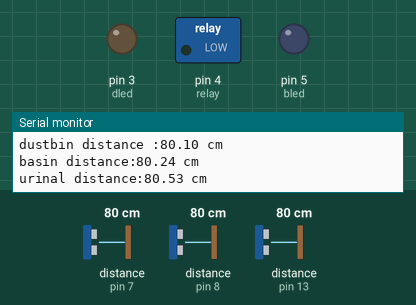
This sketch was run on a simulated Arduino Uno, built with avr-gcc and run on an emulated ATmega328P. On the bench: switched loads named in the sketch (green lamp = pin HIGH), output pins drawn as LEDs (lit = HIGH), the last lines printed to the serial monitor. Wiring (inferred from the names in the program): 3 × ultrasonic range finder: trigger pin 2, echo pin 7 / trigger pin 9, echo pin 13 / trigger pin 12, echo pin 8. The test bench sets the inputs (shaded band); at power-on: distance to the obstacle (sensors on pin 7, pin 8, pin 13) 80 cm. The echo pulse lasts 58.3 µs per cm; pins used as bus, display or sensor lines are not drawn.

Above: at 1.8 s.
1.9 s: distance to the obstacle (sensor on pin 7) set to 8 cm
6.0 s: distance to the obstacle (sensor on pin 7) set to 5 cm
At 9.9 s:
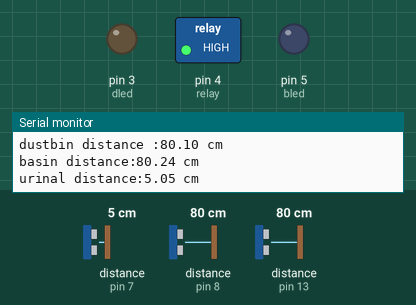
10.1 s: distance to the obstacle (sensor on pin 8) set to 10 cm
14.2 s: distance to the obstacle (sensor on pin 8) set to 7 cm
17.6 s: distance to the obstacle (sensor on pin 13) set to 7 cm
At 21.3 s:
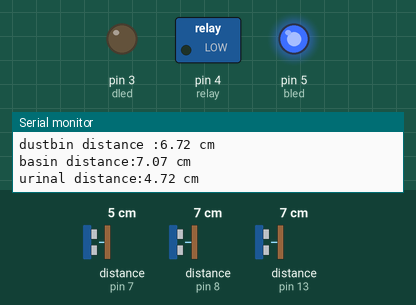
21.6 s: distance to the obstacle (sensor on pin 13) set to 4 cm
At 24.1 s:
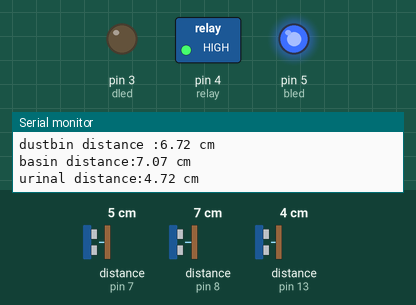
At 28.4 s:
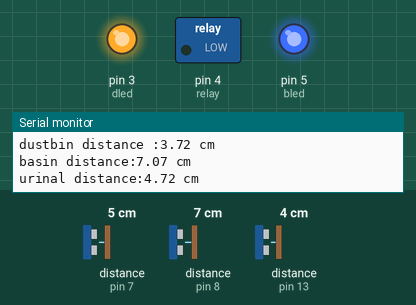
Timing chart, 0 to 31.6 s (numbered marks = the images above; inputs shaded):
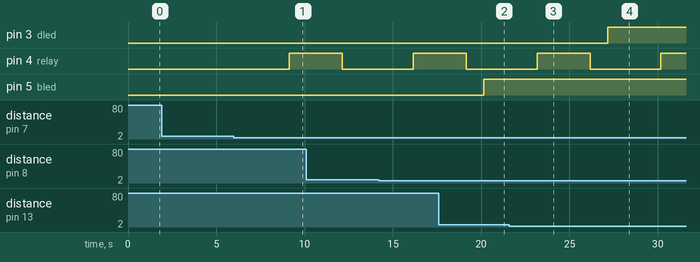

The sketch:

arduino.ino
```cpp
#define trig 9
#define echo 13   // dustbin


#define trig2 12   // basin
#define echo2 8

#define trig1 2
#define echo1 7   // urinal
#define relay 4

#define dled 3
#define bled 5


void setup() {
  Serial.begin (9600);

  pinMode(trig, OUTPUT);
  pinMode(echo, INPUT);

  pinMode(trig2, OUTPUT);
  pinMode(echo2, INPUT);

  pinMode(relay, OUTPUT);

  pinMode(trig1, OUTPUT);
  pinMode(echo1, INPUT);
  pinMode(relay, OUTPUT);

  pinMode(bled, OUTPUT);
  pinMode(dled, OUTPUT);


}

void loop() {

//DUSTBIN
  float duration, distance;
  digitalWrite(trig, LOW);
  delayMicroseconds(2);
  digitalWrite(trig, HIGH);
  delayMicroseconds(10);
  digitalWrite(trig, LOW);
  duration = pulseIn(echo, HIGH);
  distance = duration / 58;
  Serial.print("dustbin distance :");
  Serial.print(distance);
  Serial.println(" cm");

  if (distance <= 5)
  {

    digitalWrite(dled, HIGH);

  }
  else
  {
    digitalWrite(dled, LOW);
  }

  //  delay(3000);

  //basin

  float duration2, distance2;
  digitalWrite(trig2, LOW);
  delayMicroseconds(2);
  digitalWrite(trig2, HIGH);
  delayMicroseconds(10);
  digitalWrite(trig2, LOW);
  duration2 = pulseIn(echo2, HIGH);
  distance2 = duration2 / 58;
  Serial.print("basin distance:");
  Serial.print(distance2);
  Serial.println(" cm");
  if (distance2 <= 8)
  {

    digitalWrite(bled, HIGH);

  }
  else
  {
    digitalWrite(bled, LOW);
  }


  float duration1, distance1;
  digitalWrite(trig1, LOW);
  delayMicroseconds(2);
  digitalWrite(trig1, HIGH);
  delayMicroseconds(10);
  digitalWrite(trig1, LOW);
  duration1 = pulseIn(echo1, HIGH);
  distance1 = duration1 / 58;
  Serial.print("urinal distance:");
  Serial.print(distance1);
  Serial.println(" cm");
  if (distance1 <= 7)
  {
    delay(3000);
    digitalWrite(relay, HIGH);
    delay(3000);
    digitalWrite(relay,LOW);
  }
  else
  {
    digitalWrite(relay, LOW);
  }


  delay(1000);


}
```

Measured:
- the behaviour switches between 7 and 6 cm on distance to the obstacle (sensor on pin 7) (found by bisection; images 0 and 1)
- the behaviour switches between 6 and 5 cm on distance to the obstacle (sensor on pin 13) (found by bisection; images 2 and 3)
- after the input at 6.0 s, pin 4 (relay): LOW → HIGH after 3.1 s
- after the input at 21.6 s, pin 3 (dled): LOW → HIGH after 5.6 s
